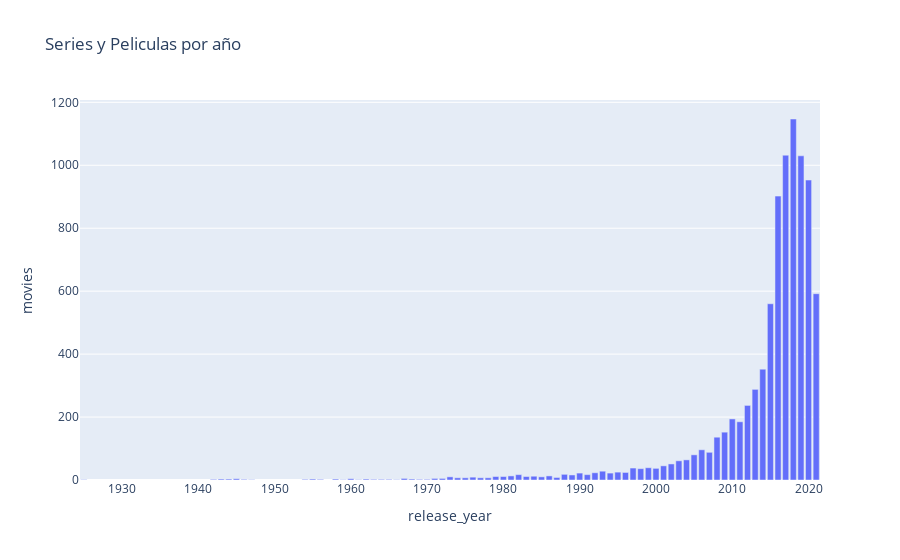

Source (notebook cell):
### Code cell
fig = px.bar(df_movies_year, x = 'release_year', y= 'movies', title= 'Series y Peliculas por año')
fig.show()

### Figure 1 — Plotly figure (JSON) as saved in the notebook; plotly's stock layout.template omitted (floating-point values rounded to 4 significant figures)
{"data": [{"alignmentgroup": "True", "hovertemplate": "release_year=%{x}<br>movies=%{y}<extra></extra>", "legendgroup": "", "marker": {"color": "#636efa", "pattern": {"shape": ""}}, "name": "", "offsetgroup": "", "orientation": "v", "showlegend": false, "textposition": "auto", "type": "bar", "x": [1925, 1942, 1943, 1944, 1945, 1946, 1947, 1954, 1955, 1956, 1958, 1959, 1960, 1961, 1962, 1963, 1964, 1965, 1966, 1967, 1968, 1969, 1970, 1971, 1972, 1973, 1974, 1975, 1976, 1977, 1978, 1979, 1980, 1981, 1982, 1983, 1984, 1985, 1986, 1987, 1988, 1989, 1990, 1991, 1992, 1993, 1994, 1995, 1996, 1997, 1998, 1999, 2000, 2001, 2002, 2003, 2004, 2005, 2006, 2007, 2008, 2009, 2010, 2011, 2012, 2013, 2014, 2015, 2016, 2017, 2018, 2019, 2020, 2021], "xaxis": "x", "y": [1, 2, 3, 3, 4, 2, 1, 2, 3, 2, 3, 1, 4, 1, 3, 2, 2, 2, 1, 5, 3, 2, 2, 5, 5, 10, 7, 7, 9, 7, 7, 11, 11, 13, 17, 11, 12, 10, 13, 8, 18, 16, 22, 17, 23, 28, 22, 25, 24, 38, 36, 39, 37, 45, 51, 61, 64, 80, 96, 88, 136, 152, 194, 185, 237, 288, 352, 560, 902, 1032, 1147, 1030, 953, 592], "yaxis": "y"}], "layout": {"barmode": "relative", "legend": {"tracegroupgap": 0}, "title": {"text": "Series y Peliculas por año"}, "xaxis": {"anchor": "y", "domain": [0, 1], "title": {"text": "release_year"}}, "yaxis": {"anchor": "x", "domain": [0, 1], "title": {"text": "movies"}}}}
